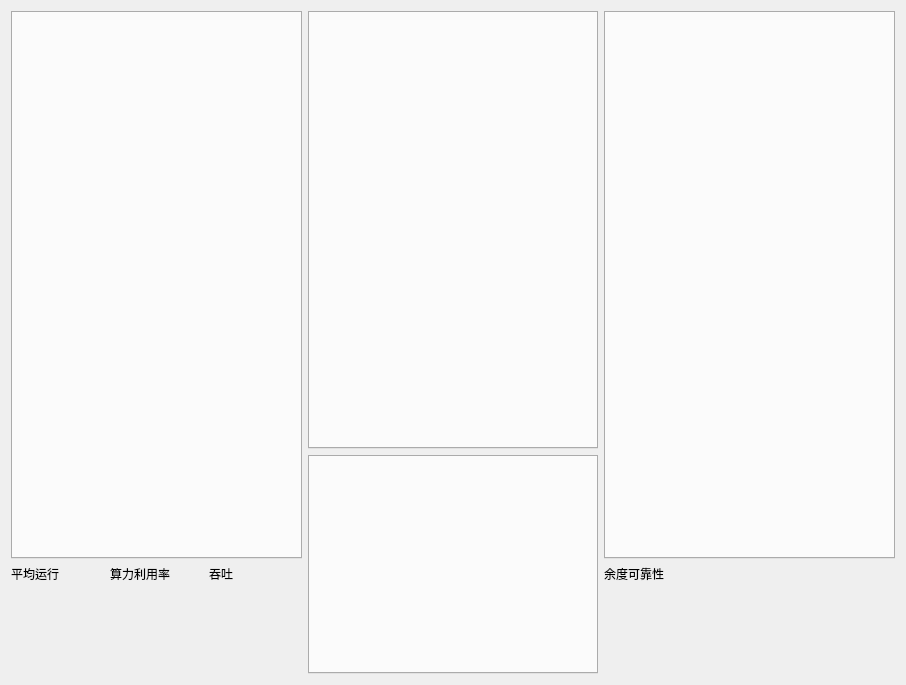
<?xml version="1.0" encoding="UTF-8"?>
<ui version="4.0">
 <class>Result</class>
 <widget class="QWidget" name="Result">
  <property name="geometry">
   <rect>
    <x>0</x>
    <y>0</y>
    <width>906</width>
    <height>685</height>
   </rect>
  </property>
  <property name="windowTitle">
   <string>Form</string>
  </property>
  <layout class="QHBoxLayout" name="horizontalLayout_2">
   <item>
    <layout class="QHBoxLayout" name="horizontalLayout_3" stretch="1,1,1">
     <item>
      <layout class="QVBoxLayout" name="verticalLayout" stretch="5,1">
       <item>
        <widget class="QTabWidget" name="jobTabs">
         <property name="currentIndex">
          <number>-1</number>
         </property>
        </widget>
       </item>
       <item>
        <layout class="QHBoxLayout" name="horizontalLayout_4">
         <item>
          <layout class="QVBoxLayout" name="verticalLayout_5">
           <item>
            <widget class="QLabel" name="label">
             <property name="text">
              <string>平均运行</string>
             </property>
            </widget>
           </item>
           <item>
            <widget class="QTextEdit" name="jobshow1">
             <property name="styleSheet">
              <string notr="true">background-color: transparent; 
</string>
             </property>
             <property name="readOnly">
              <bool>true</bool>
             </property>
            </widget>
           </item>
          </layout>
         </item>
         <item>
          <layout class="QVBoxLayout" name="verticalLayout_8">
           <item>
            <widget class="QLabel" name="label_2">
             <property name="text">
              <string>算力利用率</string>
             </property>
            </widget>
           </item>
           <item>
            <widget class="QTextEdit" name="jobShow3">
             <property name="styleSheet">
              <string notr="true">background-color: transparent; 
</string>
             </property>
            </widget>
           </item>
          </layout>
         </item>
         <item>
          <layout class="QVBoxLayout" name="verticalLayout_6">
           <item>
            <widget class="QLabel" name="label_3">
             <property name="text">
              <string>吞吐</string>
             </property>
            </widget>
           </item>
           <item>
            <widget class="QTextEdit" name="jobshow2">
             <property name="styleSheet">
              <string notr="true">background-color: transparent; </string>
             </property>
            </widget>
           </item>
          </layout>
         </item>
        </layout>
       </item>
      </layout>
     </item>
     <item>
      <layout class="QVBoxLayout" name="verticalLayout_4" stretch="2,1">
       <item>
        <layout class="QVBoxLayout" name="verticalLayout_3" stretch="1">
         <item>
          <layout class="QHBoxLayout" name="horizontalLayout" stretch="0">
           <item>
            <widget class="QTabWidget" name="showHost"/>
           </item>
          </layout>
         </item>
        </layout>
       </item>
       <item>
        <widget class="QTabWidget" name="hostTabs"/>
       </item>
      </layout>
     </item>
     <item>
      <layout class="QVBoxLayout" name="verticalLayout_2" stretch="5,1">
       <item>
        <widget class="QTabWidget" name="faultTabs">
         <property name="currentIndex">
          <number>-1</number>
         </property>
        </widget>
       </item>
       <item>
        <layout class="QVBoxLayout" name="verticalLayout_7">
         <item>
          <widget class="QLabel" name="label_4">
           <property name="text">
            <string>余度可靠性</string>
           </property>
          </widget>
         </item>
         <item>
          <widget class="QTextEdit" name="faultResult">
           <property name="styleSheet">
            <string notr="true">background: transparent;</string>
           </property>
          </widget>
         </item>
        </layout>
       </item>
      </layout>
     </item>
    </layout>
   </item>
  </layout>
 </widget>
 <resources/>
 <connections/>
</ui>
